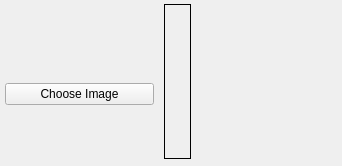
<?xml version="1.0" encoding="UTF-8"?>
<ui version="4.0">
 <class>ThumnailChooseWidgetUi</class>
 <widget class="QWidget" name="ThumnailChooseWidgetUi">
  <property name="geometry">
   <rect>
    <x>0</x>
    <y>0</y>
    <width>342</width>
    <height>166</height>
   </rect>
  </property>
  <property name="sizePolicy">
   <sizepolicy hsizetype="Expanding" vsizetype="Minimum">
    <horstretch>0</horstretch>
    <verstretch>0</verstretch>
   </sizepolicy>
  </property>
  <property name="windowTitle">
   <string>Thumbnail Choose Widget</string>
  </property>
  <layout class="QVBoxLayout" name="verticalLayout_2">
   <property name="spacing">
    <number>1</number>
   </property>
   <property name="leftMargin">
    <number>5</number>
   </property>
   <property name="topMargin">
    <number>2</number>
   </property>
   <property name="rightMargin">
    <number>2</number>
   </property>
   <property name="bottomMargin">
    <number>5</number>
   </property>
   <item>
    <spacer name="verticalSpacer">
     <property name="orientation">
      <enum>Qt::Vertical</enum>
     </property>
     <property name="sizeType">
      <enum>QSizePolicy::Fixed</enum>
     </property>
     <property name="sizeHint" stdset="0">
      <size>
       <width>20</width>
       <height>2</height>
      </size>
     </property>
    </spacer>
   </item>
   <item>
    <layout class="QHBoxLayout" name="horizontalLayout">
     <property name="spacing">
      <number>10</number>
     </property>
     <item>
      <layout class="QVBoxLayout" name="verticalLayout">
       <item>
        <spacer name="verticalSpacer_3">
         <property name="orientation">
          <enum>Qt::Vertical</enum>
         </property>
         <property name="sizeHint" stdset="0">
          <size>
           <width>20</width>
           <height>40</height>
          </size>
         </property>
        </spacer>
       </item>
       <item>
        <widget class="QLabel" name="m_ImageTitleLabel">
         <property name="sizePolicy">
          <sizepolicy hsizetype="Expanding" vsizetype="Minimum">
           <horstretch>0</horstretch>
           <verstretch>0</verstretch>
          </sizepolicy>
         </property>
         <property name="text">
          <string/>
         </property>
        </widget>
       </item>
       <item>
        <widget class="QPushButton" name="m_ChooseThumbButton">
         <property name="sizePolicy">
          <sizepolicy hsizetype="Expanding" vsizetype="Fixed">
           <horstretch>0</horstretch>
           <verstretch>0</verstretch>
          </sizepolicy>
         </property>
         <property name="text">
          <string>Choose Image</string>
         </property>
        </widget>
       </item>
       <item>
        <spacer name="verticalSpacer_4">
         <property name="orientation">
          <enum>Qt::Vertical</enum>
         </property>
         <property name="sizeHint" stdset="0">
          <size>
           <width>20</width>
           <height>40</height>
          </size>
         </property>
        </spacer>
       </item>
      </layout>
     </item>
     <item>
      <widget class="QFrame" name="m_ThumbnailFrame">
       <property name="sizePolicy">
        <sizepolicy hsizetype="Minimum" vsizetype="Minimum">
         <horstretch>0</horstretch>
         <verstretch>0</verstretch>
        </sizepolicy>
       </property>
       <property name="frameShape">
        <enum>QFrame::Box</enum>
       </property>
       <property name="frameShadow">
        <enum>QFrame::Plain</enum>
       </property>
       <layout class="QGridLayout" name="gridLayout">
        <item row="0" column="0">
         <widget class="ThumbnailViewWidget" name="m_ThumbnailViewWidget">
          <property name="sizePolicy">
           <sizepolicy hsizetype="Fixed" vsizetype="Expanding">
            <horstretch>0</horstretch>
            <verstretch>0</verstretch>
           </sizepolicy>
          </property>
          <property name="alignment">
           <set>Qt::AlignCenter</set>
          </property>
         </widget>
        </item>
       </layout>
      </widget>
     </item>
     <item>
      <spacer name="horizontalSpacer_2">
       <property name="orientation">
        <enum>Qt::Horizontal</enum>
       </property>
       <property name="sizeHint" stdset="0">
        <size>
         <width>40</width>
         <height>20</height>
        </size>
       </property>
      </spacer>
     </item>
    </layout>
   </item>
   <item>
    <spacer name="verticalSpacer_2">
     <property name="orientation">
      <enum>Qt::Vertical</enum>
     </property>
     <property name="sizeType">
      <enum>QSizePolicy::Fixed</enum>
     </property>
     <property name="sizeHint" stdset="0">
      <size>
       <width>20</width>
       <height>2</height>
      </size>
     </property>
    </spacer>
   </item>
  </layout>
 </widget>
 <customwidgets>
  <customwidget>
   <class>ThumbnailViewWidget</class>
   <extends>QLabel</extends>
   <header>ThumbnailViewWidget.h</header>
  </customwidget>
 </customwidgets>
 <resources/>
 <connections/>
</ui>
